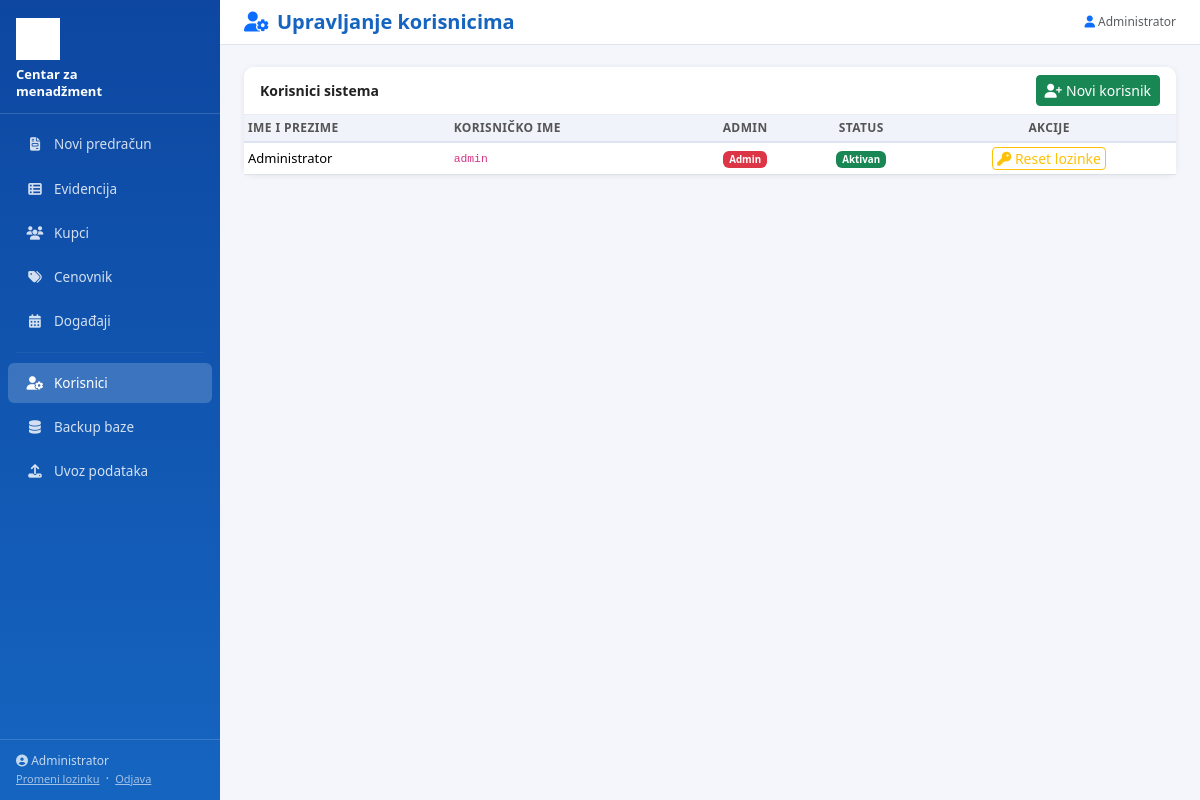
The app's page /korisnici (signed in) with its own data.
### tables this page shows
CREATE TABLE korisnici (
        id INTEGER PRIMARY KEY AUTOINCREMENT,
        ime TEXT NOT NULL,
        username TEXT UNIQUE NOT NULL,
        password_hash TEXT NOT NULL,
        aktivan INTEGER DEFAULT 1,
        admin INTEGER DEFAULT 0
    );

### app.py (the view)
@app.route('/korisnici')
@login_required
@admin_required
def korisnici():
    rows = q("SELECT * FROM korisnici ORDER BY ime")
    return render_template('korisnici.html', rows=rows)

### app.py (called while the page is built)
def login_required(f):
    @wraps(f)
    def decorated(*args, **kwargs):
        if 'user_id' not in session:
            return redirect(url_for('login'))
        return f(*args, **kwargs)
    return decorated

def admin_required(f):
    @wraps(f)
    def decorated(*args, **kwargs):
        if not session.get('admin'):
            flash('Nemate pristup ovoj stranici.', 'danger')
            return redirect(url_for('index'))
        return f(*args, **kwargs)
    return decorated

### db.py (called while the page is built)
def get_db():
    if DATABASE_URL:
        import psycopg2
        import psycopg2.extras
        conn = psycopg2.connect(DATABASE_URL)
        return conn, 'pg'
    else:
        import sqlite3
        db_path = os.path.join(os.path.dirname(os.path.abspath(__file__)), 'instance', 'cmn.db')
        os.makedirs(os.path.dirname(db_path), exist_ok=True)
        conn = sqlite3.connect(db_path)
        conn.row_factory = sqlite3.Row
        return conn, 'sqlite'

### templates/korisnici.html (shortened to what this page needs)
{% extends "base.html" %}
{% block page_title %}<i class="fa fa-user-gear text-primary me-2"></i>Upravljanje korisnicima{% endblock %}
{% block content %}
<div class="card">
  <div class="card-header py-2 d-flex justify-content-between align-items-center">
    <span>Korisnici sistema</span>
    <button class="btn btn-sm btn-success" onclick="showNoviKor()"><i class="fa fa-user-plus me-1"></i>Novi korisnik</button>
  </div>
  <div class="card-body p-0">
    <table class="table table-hover table-sm mb-0">
      <thead>
        <tr>
          <th>Ime i prezime</th>
          <th>Korisničko ime</th>
          <th class="text-center">Admin</th>
          <th class="text-center">Status</th>
          <th class="text-center">Akcije</th>
        </tr>
      </thead>
      <tbody>
        {% for r in rows %}
        <tr {% if not r.aktivan %}style="opacity:.5;"{% endif %}>
          <td>{{ r.ime }}</td>
          <td><code>{{ r.username }}</code></td>
          <td class="text-center">
            {% if r.admin %}<span class="badge bg-danger">Admin</span>{% else %}<span class="badge bg-light text-dark">—</span>{% endif %}
          </td>
          <td class="text-center">
            <span class="badge {% if r.aktivan %}bg-success{% else %}bg-secondary{% endif %}">
              {{ 'Aktivan' if r.aktivan else 'Neaktivan' }}
            </span>
          </td>
          <td class="text-center">
            <button class="btn btn-sm btn-outline-warning py-0 px-1" onclick="resetLoz({{ r.id }})">
              <i class="fa fa-key"></i> Reset lozinke
            </button>
          </td>
        </tr>
        {% endfor %}
      </tbody>
    </table>
  </div>
</div>
{% endblock %}

### templates/base.html (shortened to what this page needs)
<!DOCTYPE html>
<html lang="sr">
<head>
<link href="https://cdnjs.cloudflare.com/ajax/libs/bootstrap/5.3.2/css/bootstrap.min.css" rel="stylesheet">
<link href="https://cdnjs.cloudflare.com/ajax/libs/font-awesome/6.5.0/css/all.min.css" rel="stylesheet">
</head>
<body>
<div id="sidebar">
  <div class="brand">
    <img src="{{ url_for('static', filename='img/logo.png') }}" alt="CMN">
    <span>Centar za<br>menadžment</span>
  </div>
  <nav class="nav flex-column mt-2">
    <a href="{{ url_for('novi_predracun') }}" class="nav-link {% if request.endpoint=='novi_predracun' %}active{% endif %}">
      <i class="fa fa-file-invoice"></i>Novi predračun
    </a>
    <a href="{{ url_for('evidencija') }}" class="nav-link {% if request.endpoint=='evidencija' %}active{% endif %}">
      <i class="fa fa-table-list"></i>Evidencija
    </a>
    <a href="{{ url_for('kupci') }}" class="nav-link {% if request.endpoint=='kupci' %}active{% endif %}">
      <i class="fa fa-users"></i>Kupci
    </a>
    <a href="{{ url_for('cenovnik') }}" class="nav-link {% if request.endpoint=='cenovnik' %}active{% endif %}">
      <i class="fa fa-tags"></i>Cenovnik
    </a>
    <a href="{{ url_for('dogadjaji') }}" class="nav-link {% if request.endpoint=='dogadjaji' %}active{% endif %}">
      <i class="fa fa-calendar-days"></i>Događaji
    </a>
    {% if session.admin %}
    <hr style="border-color:rgba(255,255,255,.2);margin:8px 16px;">
    <a href="{{ url_for('korisnici') }}" class="nav-link {% if request.endpoint=='korisnici' %}active{% endif %}">
      <i class="fa fa-user-gear"></i>Korisnici
    </a>
    <a href="{{ url_for('backup_db') }}" class="nav-link" title="Skini backup baze">
      <i class="fa fa-database"></i>Backup baze
    </a>
    <a href="{{ url_for('import_data') }}" class="nav-link {% if request.endpoint=='import_data' %}active{% endif %}">
      <i class="fa fa-upload"></i>Uvoz podataka
    </a>
    {% endif %}
  </nav>
  <div class="user-box">
    <i class="fa fa-circle-user"></i> {{ session.user_ime }}<br>
    <a href="#" onclick="promeniLozinku()" style="color:rgba(255,255,255,.6);font-size:11px;">Promeni lozinku</a>
    &nbsp;·&nbsp;
    <a href="{{ url_for('logout') }}" style="color:rgba(255,255,255,.6);font-size:11px;">Odjava</a>
  </div>
</div>
<div id="main">
  <div class="topbar">
    <h5>{% block page_title %}CMN Predračun Manager{% endblock %}</h5>
    <div class="d-flex align-items-center gap-2">
      <span class="text-muted" style="font-size:12px;"><i class="fa fa-user text-primary"></i> {{ session.user_ime }}</span>
    </div>
  </div>
  <div class="page-body">
    {% block content %}{% endblock %}
  </div>
</div>
</body>
</html>

### templates/base.html (style rules this page uses)
:root { --cmn-blue:#1565C0;--cmn-dark:#0D47A1;--cmn-green:#2E7D32;--cmn-red:#C62828;--sidebar-w:220px; }
body { background:#f4f6fb;font-family:'Segoe UI',Arial,sans-serif;font-size:14px; }
#sidebar { width:var(--sidebar-w);min-height:100vh;background:linear-gradient(180deg,#0D47A1 0%,#1565C0 100%);position:fixed;top:0;left:0;z-index:100;display:flex;flex-direction:column; }
#sidebar .brand { padding:18px 16px 14px;border-bottom:1px solid rgba(255,255,255,.15); }
#sidebar .brand img { width:44px;filter:brightness(0) invert(1); }
#sidebar .brand span { color:#fff;font-weight:700;font-size:13px;display:block;margin-top:6px;line-height:1.3; }
#sidebar .nav-link { color:rgba(255,255,255,.82);padding:10px 16px;border-radius:6px;margin:2px 8px;font-size:13.5px;transition:.15s; }
#sidebar .nav-link:hover,#sidebar .nav-link.active { background:rgba(255,255,255,.18);color:#fff; }
#sidebar .nav-link i { width:22px;text-align:center;margin-right:8px; }
#sidebar .user-box { margin-top:auto;padding:12px 16px;border-top:1px solid rgba(255,255,255,.15);color:rgba(255,255,255,.75);font-size:12px; }
#main { margin-left:var(--sidebar-w);min-height:100vh; }
.topbar { background:#fff;border-bottom:1px solid #e0e4ef;padding:10px 24px;display:flex;align-items:center;justify-content:space-between;position:sticky;top:0;z-index:50; }
.topbar h5 { margin:0;font-weight:700;color:var(--cmn-blue); }
.page-body { padding:22px 24px; }
.card { border:none;box-shadow:0 1px 6px rgba(0,0,0,.08);border-radius:10px; }
.card-header { background:#fff;border-bottom:1px solid #e8ecf5;font-weight:600;color:#222;border-radius:10px 10px 0 0!important; }
.table th { background:#f0f3fa;font-size:12px;font-weight:600;text-transform:uppercase;letter-spacing:.4px;color:#555;border-bottom:2px solid #dde3f0; }
.table td { vertical-align:middle;font-size:13px; }

### records on screen
korisnici: user_ime "Administrator", ime "Administrator", username "admin", admin "Admin", aktivan "Aktivan"
